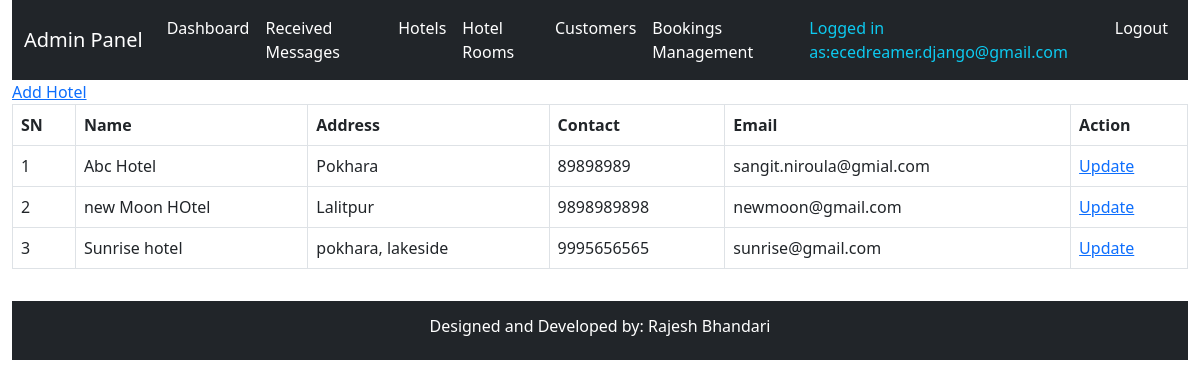
/system-admin/hotel-list/ (signed in), run on the app's committed database.
### hbsapp/models.py (models this page shows, shortened)
class TimeStamp(models.Model):
    created_at = models.DateTimeField(auto_now_add=True)
    updated_at = models.DateTimeField(auto_now=True)
    class Meta:
        abstract = True

class Hotel(TimeStamp):
    name = models.CharField(max_length=200)
    image = models.ImageField(upload_to="hotels", null=True, blank=True)
    address = models.CharField(max_length=200)
    contact = models.CharField(max_length=200)
    email = models.EmailField(unique=True)

### hbsapp/views.py (the view)
class AdminHotelListView(AdminRequiredMixin, View):
    def get(self, request, *args, **kwargs):
        context = self.context
        context["hotellist"] = Hotel.objects.all()
        return render(request, "admintemplates/adminhotellist.html", context)

### hbsapp/views.py (called while the page is built)
    def dispatch(self, request, *args, **kwargs):
        try:
            self.admin = request.user.admin
            self.context = {
                "admin": self.admin
            }
        except Exception as e:
            print(e)
            return redirect(reverse("hbsapp:adminlogin") + "?next=" + request.path)
        return super(AdminRequiredMixin, self).dispatch(request, *args, **kwargs)

### templates/admintemplates/adminhotellist.html (shortened to what this page needs)
{% extends 'admintemplates/adminbase.html' %}
{% block content %}
<div class="row">
    <div class="col-md-12">
        <a href="{% url 'hbsapp:adminhotelcreate' %}">Add Hotel</a>
        <div class="table">
            <table class="table table-bordered">
                <thead>
                    <tr>
                        <th>SN</th>
                        <th>Name</th>
                        <th>Address</th>
                        <th>Contact</th>
                        <th>Email</th>
                        <th>Action</th>
                    </tr>
                </thead>
                <tbody>
                    {% for hotel in hotellist %}
                    <tr>
                        <td>{{forloop.counter}}</td>
                        <td>{{hotel.name}}</td>
                        <td>{{hotel.address}}</td>
                        <td>{{hotel.contact}}</td>
                        <td>{{hotel.email}}</td>
                        <td>
                            <a href="{% url 'hbsapp:adminhotelupdate' hotel.id %}">Update</a>
                        </td>
                    </tr>
                    {% endfor %}
                </tbody>
            </table>
        </div>
    </div>
</div>
{% endblock %}

### templates/admintemplates/adminbase.html (shortened to what this page needs)
<!DOCTYPE html>
<html lang="en">
<head>
    <link href="https://cdn.jsdelivr.net/npm/bootstrap@5.0.0-beta3/dist/css/bootstrap.min.css" rel="stylesheet">
</head>
<body class="container-fluid">
    <nav class="navbar navbar-expand-lg navbar-dark bg-dark">
        <div class="container-fluid">
            <a class="navbar-brand" href="{% url 'hbsapp:adminhome' %}">Admin Panel </a>
            <div class="collapse navbar-collapse" id="navbarSupportedContent">
                <ul class="navbar-nav me-auto mb-2 mb-lg-0">
                    <li class="nav-item">
                        <a class="nav-link active" aria-current="page" href="{% url 'hbsapp:adminhome' %}">Dashboard</a>
                    </li>
                    <li class="nav-item">
                        <a class="nav-link active" aria-current="page" href="{% url 'hbsapp:adminmessagelist' %}">Received Messages</a>
                    </li>
                    <li class="nav-item">
                        <a class="nav-link active" aria-current="page" href="{% url 'hbsapp:adminhotellist' %}">Hotels</a>
                    </li>
                    <li class="nav-item">
                        <a class="nav-link active" aria-current="page" href="{% url 'hbsapp:adminroomlist' %}">Hotel Rooms</a>
                    </li>
                    <li class="nav-item">
                        <a class="nav-link active" aria-current="page" href="{% url 'hbsapp:admincustomerlist' %}">Customers</a>
                    </li>
                    <li class="nav-item">
                        <a class="nav-link active" aria-current="page" href="{% url 'hbsapp:adminbookinglist' %}">Bookings Management</a>
                    </li>
                </ul>
                <ul class="d-flex navbar-nav">
                    {% if request.user.admin %}
                    <li><a class="nav-link text-info">Logged in as:{{request.user.username}}</a></li>
                    <li class="nav-item"><a class="nav-link active" aria-current="page"
                            href="{% url 'hbsapp:customerlogout' %}">Logout</a>
                    </li>
                    {% endif %}
                </ul>
            </div>
        </div>
    </nav>
    {% block content %}{% endblock %}
    <footer class="footer bg-dark text-white p-3 mt-3">
        <div style="row">
            <div class="col-md-12">
                <h6 class="text-center">Designed and Developed by: Rajesh Bhandari</h6>
            </div>
        </div>
    </footer>
</body>
</html>

### data on the page
Hotel: name "Abc Hotel", address "Pokhara", contact "89898989", email "sangit.niroula@gmial.com"
Hotel: name "new Moon HOtel", address "Lalitpur", contact "9898989898", email "newmoon@gmail.com"
Hotel: name "Sunrise hotel", address "pokhara, lakeside", contact "9995656565", email "sunrise@gmail.com"

### other printed values
{{ request.user.username }} "ecedreamer.django@gmail.com"
